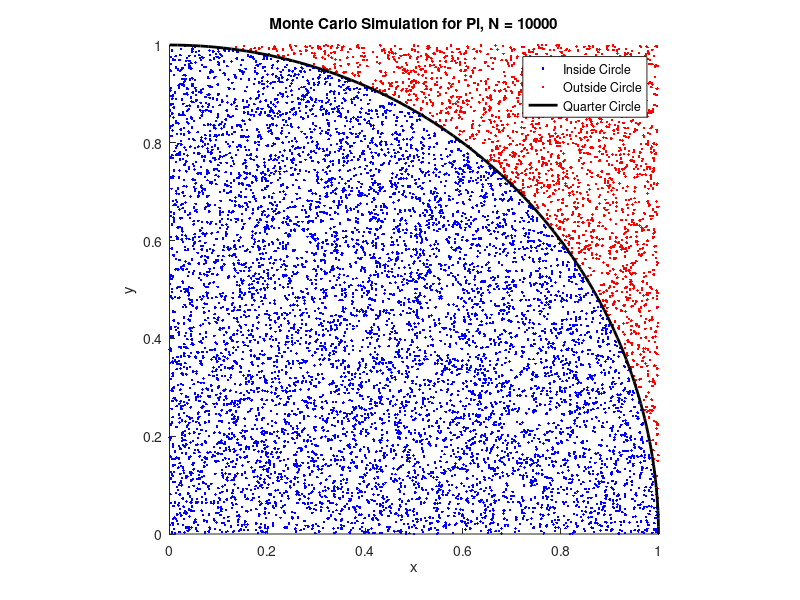

The MATLAB source for this figure:
N = 10000;

x = rand(N, 1);
y = rand(N, 1);

distances = sqrt(x.^2 + y.^2);

inside_circle = sum(distances <= 1);

pi_estimate = 4 * inside_circle / N;

disp(['Estimated value of Pi: ', num2str(pi_estimate)])

% Plot
figure;
hold on;
axis square;
% Points inside the circle
plot(x(distances <= 1), y(distances <= 1), 'b.');
% Points outside the circle
plot(x(distances > 1), y(distances > 1), 'r.');

theta = linspace(0, pi/2, 100);
plot(cos(theta), sin(theta), 'k-', 'LineWidth', 2);
title(['Monte Carlo Simulation for Pi, N = ', num2str(N)]);
xlabel('x');
ylabel('y');
legend('Inside Circle', 'Outside Circle', 'Quarter Circle');
hold off;
